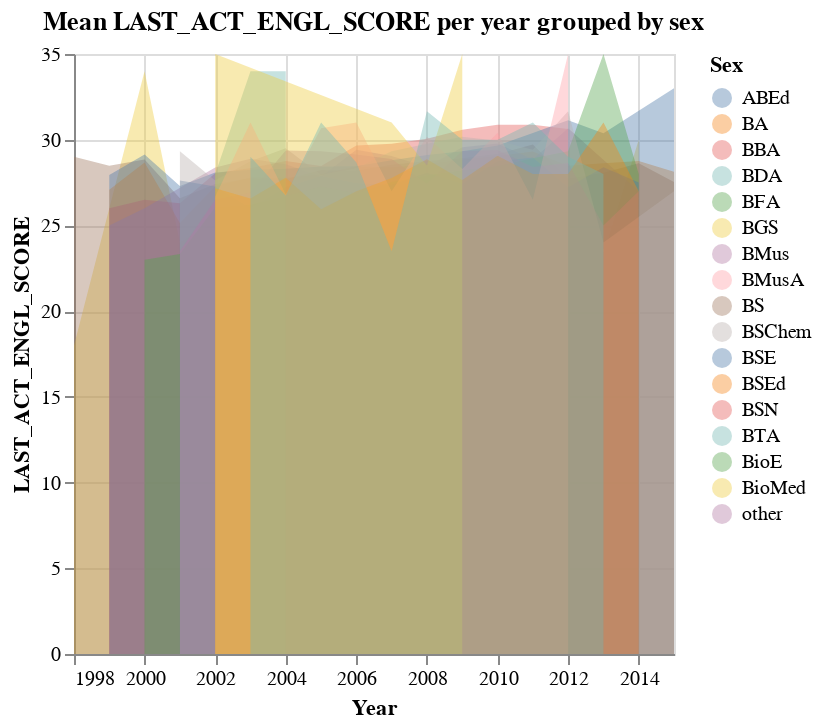
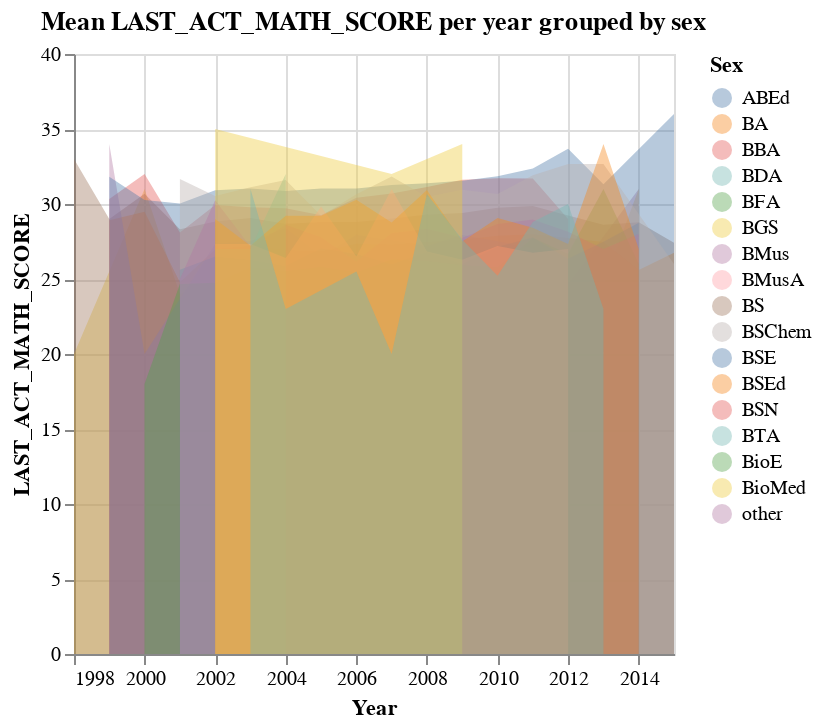
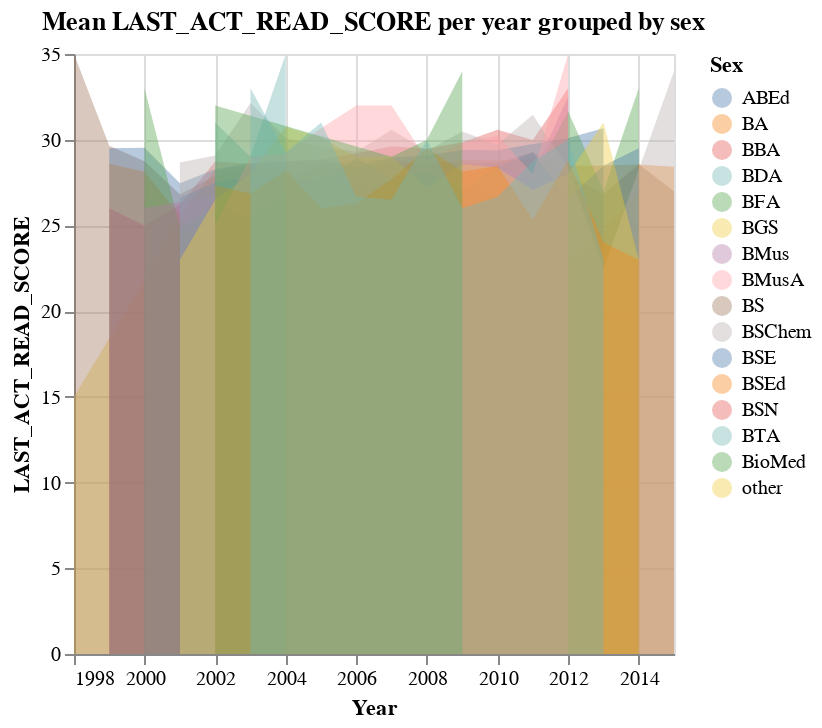

Source (notebook cell) for these figures, in order:
### Code cell
getFigs('ADMIT_TERM_TERM_YEAR', 'Deg_Type', columnlst, merge_df)

### Figure 1 — Vega-Lite specification as saved in the notebook (floating-point values rounded to 4 significant figures; data arrays with more than 128 entries replaced by an {"elided": "..."} marker saying what was removed)
{"config": {"view": {"continuousWidth": 300, "continuousHeight": 300}}, "data": {"name": "data-72a7604af21d851099158c9a8c6677f2"}, "mark": {"type": "area", "opacity": 0.4}, "encoding": {"color": {"field": "Deg_Type", "title": "Sex", "type": "nominal"}, "x": {"field": "ADMIT_TERM_TERM_YEAR", "title": "Year", "type": "temporal"}, "y": {"field": "LAST_ACT_ENGL_SCORE", "stack": false, "type": "quantitative"}}, "title": "Mean LAST_ACT_ENGL_SCORE per year grouped by sex", "$schema": "https://vega.github.io/schema/vega-lite/v5.16.3.json", "datasets": {"data-72a7604af21d851099158c9a8c6677f2": {"elided": "196 records"}}}

### Figure 2 — Vega-Lite specification as saved in the notebook (floating-point values rounded to 4 significant figures; data arrays with more than 128 entries replaced by an {"elided": "..."} marker saying what was removed)
{"config": {"view": {"continuousWidth": 300, "continuousHeight": 300}}, "data": {"name": "data-ea4e52d4224aa728d8da3fb7d3adc032"}, "mark": {"type": "area", "opacity": 0.4}, "encoding": {"color": {"field": "Deg_Type", "title": "Sex", "type": "nominal"}, "x": {"field": "ADMIT_TERM_TERM_YEAR", "title": "Year", "type": "temporal"}, "y": {"field": "LAST_ACT_MATH_SCORE", "stack": false, "type": "quantitative"}}, "title": "Mean LAST_ACT_MATH_SCORE per year grouped by sex", "$schema": "https://vega.github.io/schema/vega-lite/v5.16.3.json", "datasets": {"data-ea4e52d4224aa728d8da3fb7d3adc032": {"elided": "196 records"}}}

### Figure 3 — Vega-Lite specification as saved in the notebook (floating-point values rounded to 4 significant figures; data arrays with more than 128 entries replaced by an {"elided": "..."} marker saying what was removed)
{"config": {"view": {"continuousWidth": 300, "continuousHeight": 300}}, "data": {"name": "data-260ae2b66e55b18498e8781d1f404945"}, "mark": {"type": "area", "opacity": 0.4}, "encoding": {"color": {"field": "Deg_Type", "title": "Sex", "type": "nominal"}, "x": {"field": "ADMIT_TERM_TERM_YEAR", "title": "Year", "type": "temporal"}, "y": {"field": "LAST_ACT_READ_SCORE", "stack": false, "type": "quantitative"}}, "title": "Mean LAST_ACT_READ_SCORE per year grouped by sex", "$schema": "https://vega.github.io/schema/vega-lite/v5.16.3.json", "datasets": {"data-260ae2b66e55b18498e8781d1f404945": {"elided": "191 records"}}}
